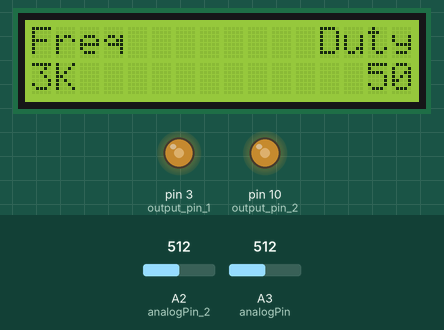
A sketch run on a simulated Arduino Uno, built with avr-gcc and run on an emulated ATmega328P. Parts: 16×2 character LCD, output pins drawn as LEDs (lit = HIGH). Inputs (shaded band) come from the test bench; at power-on: A3 (analogPin) = 512, A2 (analogPin_2) = 512.

Above: at 8.3 s.
8.4 s: A3 (analogPin) set to 716
At 8.9 s:
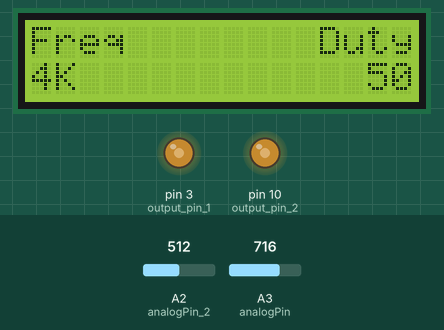
9.9 s: A2 (analogPin_2) set to 716
At 10.4 s:
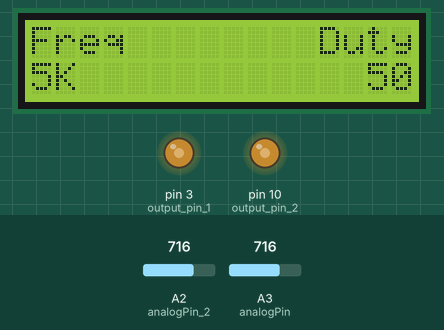
11.4 s: A2 (analogPin_2) set to 900
At 12.4 s:
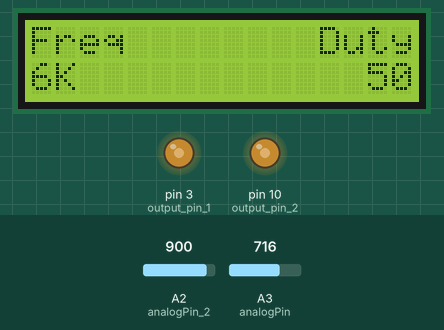
12.9 s: A2 (analogPin_2) set to 1009
At 13.9 s:
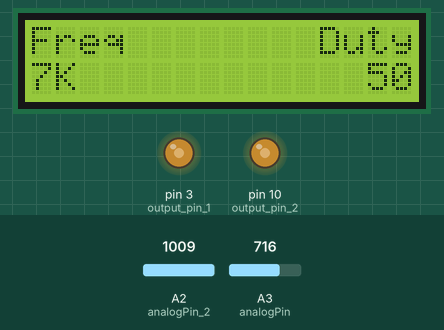
Timing chart, 0 to 15.4 s (numbered marks = the images above; inputs shaded):
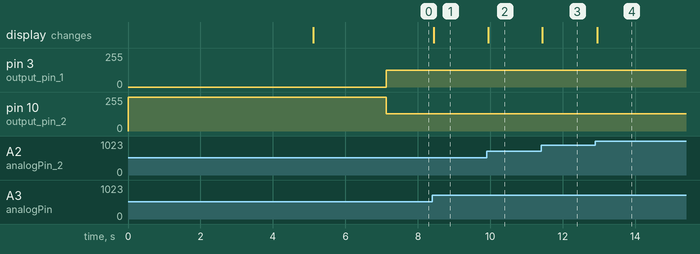

The sketch:

revision_19_5_22.ino
```cpp
#include <Adafruit_LiquidCrystal.h>

// int seconds = 0;
int deadZone = 0;
bool button_status_changed = false;
int analogPin = A3;
int analogPin_2 = A2;

int output_pin_1 = 3;
int output_pin_2 = 10;

int output_1 = 0;
int output_2 = 0;
// resistros values setting (start)
//---------------------------------
int duty_decrement = 930;
int Fstep = 930;

int duty_increment = 852;
int duty_step = 852;

int frequency_decrement = 787;
int present = 787;

int frequency_increment = 731;
//---------------------------------
// resistros values setting (end)

int glob_frequency = 3500;
int glob_duty = 50;

int glob_analaog_1 = 0;
int glob_analaog_2 = 0;

int softMargin = 20;

int frequency_steps[5] = {1, 10, 100, 1000, 10000};
int freq_index = 3;

int duty_steps[3] = {1, 5, 10};
int duty_index = 0;

void display_line_2();
Adafruit_LiquidCrystal lcd_1(0);
void incrementer(int input, int *parameter_match, int *to_beChanged, int to_be_add);
void setup()
{
    TCCR1A = (TCCR1A & 0x0F) | 0xB0; // set pin 10 inverted
    int deadZone = 2;
    pinMode(output_pin_1, OUTPUT);
    pinMode(output_pin_2, OUTPUT);
    lcd_1.begin(16, 2);

    lcd_1.setBacklight(1);
    lcd_1.print("PROMAX by H2G");
     delay(5000);
    lcd_1.setCursor(0, 0);
    lcd_1.print("Freq        Duty");
    glob_frequency = 3000;
    glob_duty = 50;
    display_line_2();
    delay(2000);
    // lcd_1.clear();
}

void loop()
{

    if (glob_analaog_1 != analogRead(analogPin) || glob_analaog_2 != analogRead(analogPin_2))
    {
        glob_analaog_1 = analogRead(analogPin);
        glob_analaog_2 = analogRead(analogPin_2);
        incrementer(glob_analaog_1, &frequency_increment, &glob_frequency, frequency_steps[freq_index]);
        incrementer(glob_analaog_1, &frequency_decrement, &glob_frequency, (-1 * frequency_steps[freq_index]));
        incrementer(glob_analaog_1, &duty_increment, &glob_duty, duty_steps[duty_index]);
        incrementer(glob_analaog_1, &duty_decrement, &glob_duty, (-1 * duty_steps[duty_index]));
        if ((glob_analaog_2 >= (Fstep - softMargin) && glob_analaog_2 <= (Fstep + softMargin)))
        {
            if (freq_index < 5)
            {
                // glob_frequency = frequency_steps[freq_index];
                freq_index++;
            }
            else if (freq_index >= 5)
            {
                freq_index = 0;
                // glob_frequency = frequency_steps[freq_index];
                // freq_index++;
            }
            // lcd_1.setCursor(0, 1);
            // delay(100);
            if (!button_status_changed)
            {
                // lcd_1.setCursor(0, 0);
                // lcd_1.print("Fstep      Dstep");
                button_status_changed = true;
            }
            display_line_2();
        }
        else if ((glob_analaog_2 >= (duty_step - softMargin) && glob_analaog_2 <= (duty_step + softMargin)))
        {
            if (duty_index < 3)
            {
                // glob_duty = duty_steps[duty_index];
                duty_index++;
            }
            else if (duty_index >= 3)
            {
                duty_index = 0;
                // glob_duty = duty_steps[duty_index];
                // duty_index++;
            }
            if (!button_status_changed)
            {
                // lcd_1.setCursor(0, 0);
                // lcd_1.print("Fstep      Dstep");
                button_status_changed = true;
            }
            display_line_2();
        }
        else if ((glob_analaog_2 >= (present - softMargin) && glob_analaog_2 <= (present + softMargin)))
        {
            glob_duty = 50;
            glob_frequency = 1000;
            if (!button_status_changed)
            {
                // lcd_1.setCursor(0, 0);
                // lcd_1.print("Fstep      Dstep");
                freq_index = 3;
                duty_index = 0;
                button_status_changed = true;
            }
            display_line_2();
        }
    }
    display_line_2();
    output_1 = map(glob_duty, 1, 100, 0, 255);
    output_2 = map(glob_duty, 1, 100, 0, 255);
    if (glob_frequency == 10)
    {
        TCCR2B = TCCR2B & B11111000 | B00000111;
    }
    else if (glob_frequency == 100)
    {
        TCCR2B = TCCR2B & B11111000 | B00000110;
    }
    else if (glob_frequency == 1000)
    {
        TCCR2B = TCCR2B & B11111000 | B00000011;
    }
    // deadZoned managed

    analogWrite(output_pin_1, output_1);

    analogWrite(output_pin_2, output_2 + deadZone);
    //
}
void incrementer(int input, int *parameter_match, int *to_beChanged, int to_be_add)
{
    if ((input >= (*parameter_match - softMargin) && input <= (*parameter_match + softMargin)))
    {
        *to_beChanged += to_be_add;
        // if (!button_status_changed)
        // {
        //     lcd_1.setCursor(0, 0);
        //     lcd_1.print("Fstep      Dstep");
        //     // button_status_changed = true;
        // }
        display_line_2();
    }
}
void display_line_2()
{
    if (button_status_changed)
    {
        lcd_1.setCursor(0, 0);
        lcd_1.print("                ");
        lcd_1.setCursor(0, 0);
        lcd_1.print("new Fstep= " + String(frequency_steps[freq_index]));

        lcd_1.setCursor(0, 1);
        lcd_1.print("                ");
        lcd_1.setCursor(0, 1);
        lcd_1.print("new Dstep = " + String(duty_steps[duty_index]));

        delay(1000);
        button_status_changed = false;
        lcd_1.setCursor(0, 0);
        lcd_1.print("Freq        Duty");
        lcd_1.setCursor(0, 1);
        lcd_1.print("                ");
    }
    lcd_1.setCursor(0, 1);
    int temp_size = (String(glob_frequency).length());
    int temp_size_2 = temp_size;
    if (temp_size > 3)
    {
        lcd_1.print(String(glob_frequency / 1000));
        lcd_1.print("K");
    }
    else if (temp_size > 6)
    {
        lcd_1.print(String(glob_frequency / 100000));
        lcd_1.print("M");
    }
    else
    {
        lcd_1.print(String(glob_frequency));
    } // upper part manage frequency output
    // lower part will manage Duty ouput
    temp_size = (String(glob_duty).length());
    if (glob_frequency == 1)
    {
        for (int j = 1 + (String(glob_duty).length()); j < 16; j++)
        {
            lcd_1.print(" ");
        }
        lcd_1.print(String(glob_duty));
    }
    else if ((glob_frequency >= 10 && glob_frequency <= 99) || (glob_frequency >= 1000 && glob_frequency <= 9999))
    {
        for (int j = 2 + (String(glob_duty).length()); j < 16; j++)
        {
            lcd_1.print(" ");
        }
        lcd_1.print(String(glob_duty));
    }
    else if (temp_size_2 >= 4 || (glob_frequency >= 100 && glob_frequency <= 999))
    {
        for (int j = 3 + (String(glob_duty).length()); j < 16; j++)
        {
            lcd_1.print(" ");
        }
        lcd_1.print(String(glob_duty));
    }
}
```

Measured:
- after the input at 8.4 s, the display: changes at once (image 1)
- after the input at 9.9 s, the display: changes after 0.05 s (image 2)
- after the input at 11.4 s, the display: changes at once (image 3)
- after the input at 12.9 s, the display: changes after 0.05 s (image 4)
